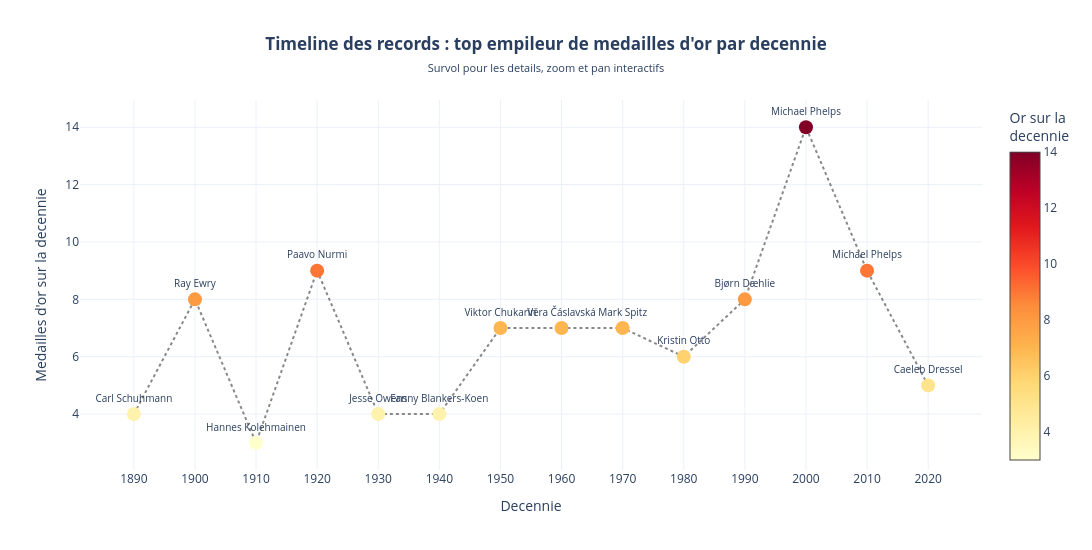

Notebook cell for this chart:
### Code cell
# === Plotly : timeline interactive ===
# Chaque point = top empileur d'or pour une decennie. Hover affiche
# le detail (nom, sport, NOC, nb d'or). Zoom et pan disponibles.

fig = go.Figure()

# Trace principale : ligne + marqueurs
fig.add_trace(go.Scatter(
    x=top_per_decade["Decennie"],
    y=top_per_decade["nb_or"],
    mode="lines+markers+text",
    marker=dict(size=14, color=top_per_decade["nb_or"], colorscale="YlOrRd",
                showscale=True, colorbar=dict(title="Or sur la<br>decennie")),
    line=dict(color="#888", width=2, dash="dot"),
    text=top_per_decade["Name"],
    textposition="top center",
    textfont=dict(size=10),
    # Customdata pour hover detaille
    customdata=top_per_decade[["Sport", "NOC"]].values,
    hovertemplate=(
        "<b>%{text}</b><br>"
        "Decennie : %{x}s<br>"
        "Sport : %{customdata[0]}<br>"
        "Pays : %{customdata[1]}<br>"
        "Or sur la decennie : %{y}<extra></extra>"
    ),
))

fig.update_layout(
    title=dict(
        text="<b>Timeline des records : top empileur de medailles d'or par decennie</b><br>" +
             "<span style='font-size:11px'>Survol pour les details, zoom et pan interactifs</span>",
        x=0.5,
    ),
    xaxis=dict(title="Decennie", dtick=10),
    yaxis=dict(title="Medailles d'or sur la decennie"),
    height=550,
    width=1100,
    template="plotly_white",
    showlegend=False,
)

fig.show()

# Sauvegarde HTML autonome (embarquable dans une page web ou Streamlit)
fig.write_html(os.path.join(PROCESSED_DIR, "ch_records_timeline.html"))
print(f"\nTimeline sauvegardee en HTML autonome : data/processed/ch_records_timeline.html")

### Figure 1 — Plotly figure (JSON) as saved in the notebook; plotly's stock layout.template omitted (floating-point values rounded to 4 significant figures)
{"data": [{"customdata": [["Athletics", "GER"], ["Athletics", "USA"], ["Athletics", "FIN"], ["Athletics", "FIN"], ["Athletics", "USA"], ["Athletics", "NED"], ["Artistic Gymnastics (Gymnastics)", "URS"], ["Artistic Gymnastics (Gymnastics)", "TCH"], ["Swimming (Aquatics)", "USA"], ["Swimming (Aquatics)", "GDR"], ["Cross Country Skiing (Skiing)", "NOR"], ["Swimming (Aquatics)", "USA"], ["Swimming (Aquatics)", "USA"], ["Swimming (Aquatics)", "USA"]], "hovertemplate": "<b>%{text}</b><br>Decennie : %{x}s<br>Sport : %{customdata[0]}<br>Pays : %{customdata[1]}<br>Or sur la decennie : %{y}<extra></extra>", "line": {"color": "#888", "dash": "dot", "width": 2}, "marker": {"color": [4, 8, 3, 9, 4, 4, 7, 7, 7, 6, 8, 14, 9, 5], "colorbar": {"title": {"text": "Or sur la<br>decennie"}}, "colorscale": [[0.0, "rgb(255,255,204)"], [0.125, "rgb(255,237,160)"], [0.25, "rgb(254,217,118)"], [0.375, "rgb(254,178,76)"], [0.5, "rgb(253,141,60)"], [0.625, "rgb(252,78,42)"], [0.75, "rgb(227,26,28)"], [0.875, "rgb(189,0,38)"], [1.0, "rgb(128,0,38)"]], "showscale": true, "size": 14}, "mode": "lines+markers+text", "text": ["Carl Schuhmann", "Ray Ewry", "Hannes Kolehmainen", "Paavo Nurmi", "Jesse Owens", "Fanny Blankers-Koen", "Viktor Chukarin", "Věra Čáslavská", "Mark Spitz", "Kristin Otto", "Bjørn Dæhlie", "Michael Phelps", "Michael Phelps", "Caeleb Dressel"], "textfont": {"size": 10}, "textposition": "top center", "type": "scatter", "x": [1890, 1900, 1910, 1920, 1930, 1940, 1950, 1960, 1970, 1980, 1990, 2000, 2010, 2020], "y": [4, 8, 3, 9, 4, 4, 7, 7, 7, 6, 8, 14, 9, 5]}], "layout": {"height": 550, "showlegend": false, "title": {"text": "<b>Timeline des records : top empileur de medailles d'or par decennie</b><br><span style='font-size:11px'>Survol pour les details, zoom et pan interactifs</span>", "x": 0.5}, "width": 1100, "xaxis": {"dtick": 10, "title": {"text": "Decennie"}}, "yaxis": {"title": {"text": "Medailles d'or sur la decennie"}}}}
